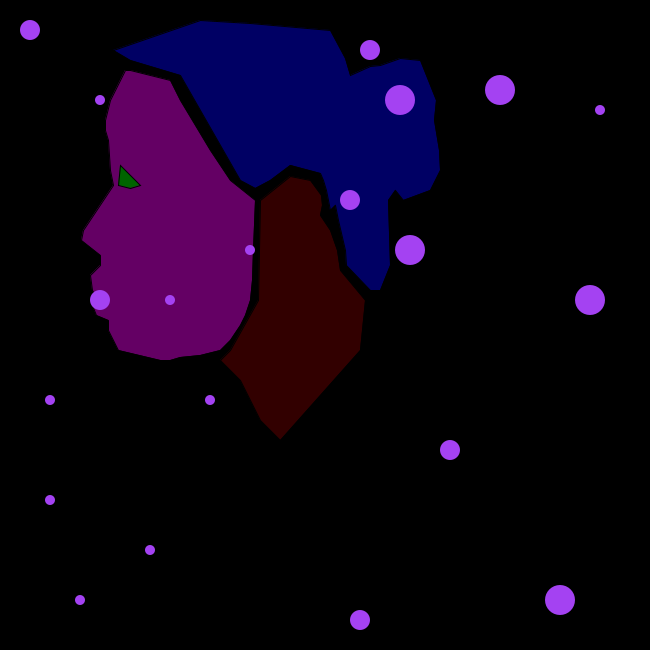
Frame 1 (no input)
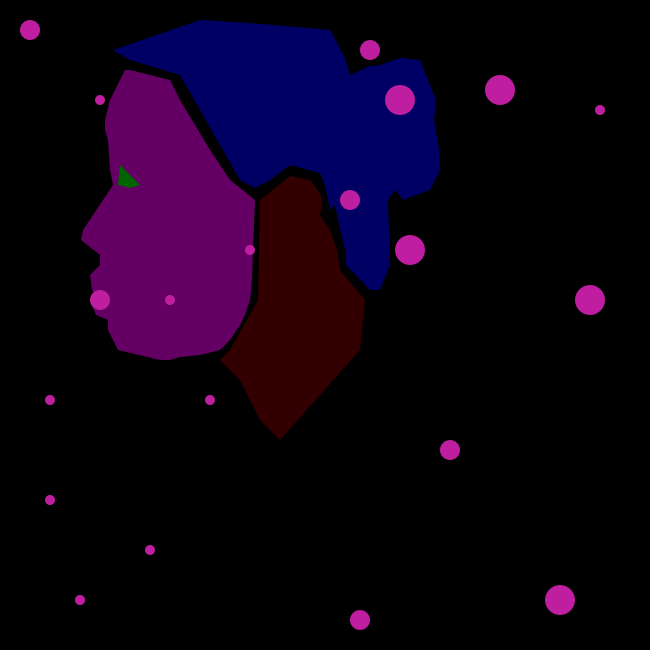
Frame 60 (the mouse pressed at the canvas centre just before this capture)
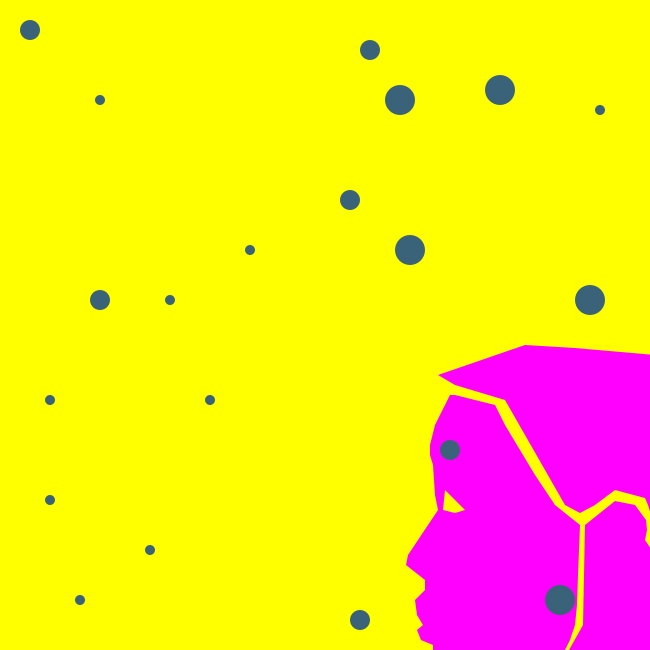
Frame 120 (the mouse held since frame 60 and released just before this capture)

The Processing sketch that drew these frames (run headless with seeded random() and noise(); from frame 60 on, the mouse is pressed at the canvas centre):

// Processing sketch: processing_40487
// ── processing_40487.pde

float R;
float G;
float B;


void setup () {
size (650, 650);
}

void draw () {

background(mouseX,mouseY,0);
ellipseMode(CENTER);
R = random(255);
G = random(255);
B = random(255);

smooth();


//face

fill (mouseX+100,0,mouseY+100);
beginShape();
vertex(mouseX+113,mouseY+185);
vertex(mouseX+83, mouseY+230);
vertex(mouseX+81, mouseY+240);
vertex(mouseX+100, mouseY+255);
vertex(mouseX+100, mouseY+265);
vertex(mouseX+90, mouseY+275);
vertex(mouseX+92, mouseY+290);
vertex(mouseX+95, mouseY+295);
vertex(mouseX+98, mouseY+300);
vertex(mouseX+92, mouseY+305);
vertex(mouseX+96, mouseY+315);
vertex(mouseX+108, mouseY+320);
vertex(mouseX+108, mouseY+330);
vertex(mouseX+113, mouseY+340);
vertex(mouseX+118, mouseY+350);
vertex(mouseX+160, mouseY+360);
vertex(mouseX+170, mouseY+360);
vertex(mouseX+180, mouseY+357);
vertex(mouseX+200, mouseY+355);
vertex(mouseX+220, mouseY+350);
vertex(mouseX+230, mouseY+340);
vertex(mouseX+240, mouseY+325);
vertex(mouseX+245, mouseY+315);
vertex(mouseX+250, mouseY+300);
vertex(mouseX+252, mouseY+280);
vertex(mouseX+253, mouseY+250);
vertex(mouseX+255, mouseY+200);
vertex(mouseX+230, mouseY+180);
vertex(mouseX+210, mouseY+150);
vertex(mouseX+180, mouseY+100);
vertex(mouseX+170, mouseY+80);
vertex(mouseX+130, mouseY+70);
vertex(mouseX+125, mouseY+70);
vertex(mouseX+120, mouseY+80);
vertex(mouseX+115, mouseY+90);
vertex(mouseX+110, mouseY+100);
vertex(mouseX+105, mouseY+120);
vertex(mouseX+105, mouseY+130);
vertex(mouseX+108, mouseY+140);
vertex(mouseX+110, mouseY+170);
vertex(mouseX+113, mouseY+185);
endShape(CLOSE);

// eye

fill(mouseX-50,mouseY+100,0);
beginShape();
vertex(mouseX+120, mouseY+165);
vertex(mouseX+118, mouseY+185);
vertex(mouseX+130, mouseY+188);
vertex(mouseX+140, mouseY+185);
endShape(CLOSE);

// neck

fill(mouseX+50,0,mouseY-50);
beginShape();
vertex(mouseX+260, mouseY+200);
vertex(mouseX+258, mouseY+300);
vertex(mouseX+230, mouseY+350);
vertex(mouseX+225, mouseY+355);
vertex(mouseX+220, mouseY+360);
vertex(mouseX+230, mouseY+370);
vertex(mouseX+240, mouseY+380);
vertex(mouseX+250, mouseY+400);
vertex(mouseX+260, mouseY+420);
vertex(mouseX+280, mouseY+440);
vertex(mouseX+360, mouseY+350);
vertex(mouseX+365, mouseY+300);
vertex(mouseX+340, mouseY+270);
vertex(mouseX+337, mouseY+250);
vertex(mouseX+330, mouseY+230);
vertex(mouseX+320, mouseY+215);
vertex(mouseX+322, mouseY+205);
vertex(mouseX+321, mouseY+195);
vertex(mouseX+310, mouseY+180);
vertex(mouseX+290, mouseY+176);
endShape(CLOSE);

// hair

fill(mouseX-50,0,mouseY+100);
beginShape();
vertex(mouseX+113, mouseY+50);
vertex(mouseX+130, mouseY+60);
vertex(mouseX+180, mouseY+75);
vertex(mouseX+240, mouseY+180);
vertex(mouseX+255, mouseY+188);
vertex(mouseX+270, mouseY+180);
vertex(mouseX+290, mouseY+165);
vertex(mouseX+320, mouseY+173);
vertex(mouseX+323, mouseY+180);
vertex(mouseX+326, mouseY+190);
vertex(mouseX+330, mouseY+210);
vertex(mouseX+335, mouseY+205);
vertex(mouseX+338, mouseY+220);
vertex(mouseX+345, mouseY+250);
vertex(mouseX+346, mouseY+265);
vertex(mouseX+370, mouseY+290);
vertex(mouseX+380, mouseY+290);
vertex(mouseX+390, mouseY+265);
vertex(mouseX+388, mouseY+200);
vertex(mouseX+395, mouseY+190);
vertex(mouseX+403, mouseY+200);
vertex(mouseX+430, mouseY+190);
vertex(mouseX+440, mouseY+170);
vertex(mouseX+439, mouseY+150);
vertex(mouseX+434, mouseY+120);
vertex(mouseX+436, mouseY+100);
vertex(mouseX+420, mouseY+60);
vertex(mouseX+400, mouseY+58);
vertex(mouseX+380, mouseY+65);
vertex(mouseX+370, mouseY+66);
vertex(mouseX+350, mouseY+75);
vertex(mouseX+345, mouseY+58);
vertex(mouseX+330, mouseY+30);
vertex(mouseX+250, mouseY+23);
vertex(mouseX+200, mouseY+20);
endShape(CLOSE);

noStroke();
fill(R, G, B);
ellipse(250,250,10,10);
ellipse(100,300,20,20);
ellipse(400,100,10,10);
ellipse(350,200,20,20);
ellipse(150,550,10,10);
ellipse(370,50,20,20);
ellipse(50,400,10,10);
ellipse(500,90,30,30);
ellipse(50,500,10,10);
ellipse(600,110,10,10);
ellipse(590,300,30,30);
ellipse(210,400,10,10);
ellipse(400,100,30,30);
ellipse(80,600,10,10);
ellipse(410,250,30,30);
ellipse(360,620,20,20);
ellipse(560,600,30,30);
ellipse(170,300,10,10);
ellipse(30,30,20,20);
ellipse(100,100,10,10);
ellipse(450,450,20,20);

}
